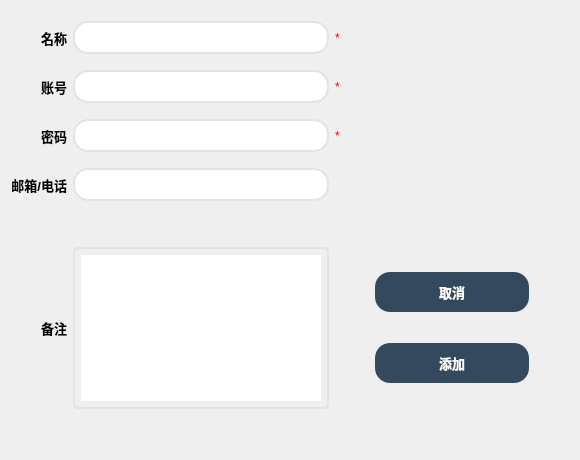
<?xml version="1.0" encoding="UTF-8"?>
<ui version="4.0">
 <class>Dialog</class>
 <widget class="QDialog" name="Dialog">
  <property name="windowModality">
   <enum>Qt::ApplicationModal</enum>
  </property>
  <property name="geometry">
   <rect>
    <x>0</x>
    <y>0</y>
    <width>580</width>
    <height>460</height>
   </rect>
  </property>
  <property name="sizePolicy">
   <sizepolicy hsizetype="Preferred" vsizetype="Preferred">
    <horstretch>0</horstretch>
    <verstretch>0</verstretch>
   </sizepolicy>
  </property>
  <property name="minimumSize">
   <size>
    <width>580</width>
    <height>460</height>
   </size>
  </property>
  <property name="maximumSize">
   <size>
    <width>580</width>
    <height>460</height>
   </size>
  </property>
  <property name="font">
   <font>
    <family>Microsoft JhengHei UI</family>
   </font>
  </property>
  <property name="windowTitle">
   <string>添加密码</string>
  </property>
  <property name="windowIcon">
   <iconset resource="src/icons.qrc">
    <normaloff>:/mainui/icon/MainIcon.ico</normaloff>:/mainui/icon/MainIcon.ico</iconset>
  </property>
  <layout class="QGridLayout" name="gridLayout">
   <item row="6" column="1">
    <spacer name="verticalSpacer_5">
     <property name="orientation">
      <enum>Qt::Vertical</enum>
     </property>
     <property name="sizeHint" stdset="0">
      <size>
       <width>20</width>
       <height>40</height>
      </size>
     </property>
    </spacer>
   </item>
   <item row="9" column="0">
    <widget class="QLabel" name="label">
     <property name="font">
      <font>
       <family>Microsoft YaHei UI</family>
       <pointsize>10</pointsize>
       <weight>75</weight>
       <bold>true</bold>
      </font>
     </property>
     <property name="text">
      <string>备注</string>
     </property>
     <property name="alignment">
      <set>Qt::AlignRight|Qt::AlignTrailing|Qt::AlignVCenter</set>
     </property>
    </widget>
   </item>
   <item row="1" column="1">
    <widget class="QLineEdit" name="le_name">
     <property name="font">
      <font>
       <family>Consolas</family>
       <pointsize>10</pointsize>
      </font>
     </property>
     <property name="styleSheet">
      <string notr="true">QLineEdit
{
	border-style:none;
	padding:6px;
	border-radius:15px;
	border:2px solid #DCE4EC;
}
QLineEdit:focus
{
	border:2px solid #34495E;
}</string>
     </property>
     <property name="maxLength">
      <number>256</number>
     </property>
     <property name="alignment">
      <set>Qt::AlignCenter</set>
     </property>
     <property name="clearButtonEnabled">
      <bool>true</bool>
     </property>
    </widget>
   </item>
   <item row="8" column="1">
    <spacer name="verticalSpacer">
     <property name="orientation">
      <enum>Qt::Vertical</enum>
     </property>
     <property name="sizeType">
      <enum>QSizePolicy::Fixed</enum>
     </property>
     <property name="sizeHint" stdset="0">
      <size>
       <width>80</width>
       <height>40</height>
      </size>
     </property>
    </spacer>
   </item>
   <item row="0" column="1">
    <spacer name="verticalSpacer_6">
     <property name="orientation">
      <enum>Qt::Vertical</enum>
     </property>
     <property name="sizeHint" stdset="0">
      <size>
       <width>20</width>
       <height>40</height>
      </size>
     </property>
    </spacer>
   </item>
   <item row="3" column="1">
    <widget class="QLineEdit" name="le_account">
     <property name="font">
      <font>
       <family>Consolas</family>
       <pointsize>10</pointsize>
      </font>
     </property>
     <property name="styleSheet">
      <string notr="true">QLineEdit
{
	border-style:none;
	padding:6px;
	border-radius:15px;
	border:2px solid #DCE4EC;
}
QLineEdit:focus
{
	border:2px solid #34495E;
}</string>
     </property>
     <property name="maxLength">
      <number>256</number>
     </property>
     <property name="alignment">
      <set>Qt::AlignCenter</set>
     </property>
     <property name="clearButtonEnabled">
      <bool>true</bool>
     </property>
    </widget>
   </item>
   <item row="7" column="0">
    <widget class="QLabel" name="label_2">
     <property name="font">
      <font>
       <family>Microsoft YaHei UI</family>
       <pointsize>10</pointsize>
       <weight>75</weight>
       <bold>true</bold>
      </font>
     </property>
     <property name="text">
      <string>邮箱/电话</string>
     </property>
     <property name="alignment">
      <set>Qt::AlignRight|Qt::AlignTrailing|Qt::AlignVCenter</set>
     </property>
    </widget>
   </item>
   <item row="1" column="2">
    <widget class="QLabel" name="lb_name_warning">
     <property name="font">
      <font>
       <family>Microsoft YaHei UI</family>
      </font>
     </property>
     <property name="styleSheet">
      <string notr="true">QLabel
{
	color:rgb(255, 0, 0);
}</string>
     </property>
     <property name="text">
      <string>*</string>
     </property>
     <property name="textFormat">
      <enum>Qt::PlainText</enum>
     </property>
    </widget>
   </item>
   <item row="5" column="1">
    <widget class="QLineEdit" name="le_password">
     <property name="font">
      <font>
       <family>Consolas</family>
       <pointsize>10</pointsize>
      </font>
     </property>
     <property name="styleSheet">
      <string notr="true">QLineEdit
{
	border-style:none;
	padding:6px;
	border-radius:15px;
	border:2px solid #DCE4EC;
}
QLineEdit:focus
{
	border:2px solid #34495E;
}</string>
     </property>
     <property name="inputMethodHints">
      <set>Qt::ImhEmailCharactersOnly|Qt::ImhLatinOnly|Qt::ImhUrlCharactersOnly</set>
     </property>
     <property name="maxLength">
      <number>256</number>
     </property>
     <property name="alignment">
      <set>Qt::AlignCenter</set>
     </property>
     <property name="clearButtonEnabled">
      <bool>true</bool>
     </property>
    </widget>
   </item>
   <item row="5" column="0">
    <widget class="QLabel" name="label_3">
     <property name="font">
      <font>
       <family>Microsoft YaHei UI</family>
       <pointsize>10</pointsize>
       <weight>75</weight>
       <bold>true</bold>
      </font>
     </property>
     <property name="text">
      <string>密码</string>
     </property>
     <property name="alignment">
      <set>Qt::AlignRight|Qt::AlignTrailing|Qt::AlignVCenter</set>
     </property>
    </widget>
   </item>
   <item row="10" column="1">
    <spacer name="verticalSpacer_2">
     <property name="orientation">
      <enum>Qt::Vertical</enum>
     </property>
     <property name="sizeType">
      <enum>QSizePolicy::Fixed</enum>
     </property>
     <property name="sizeHint" stdset="0">
      <size>
       <width>50</width>
       <height>40</height>
      </size>
     </property>
    </spacer>
   </item>
   <item row="9" column="2">
    <layout class="QGridLayout" name="gridLayout_2">
     <item row="1" column="1">
      <widget class="QPushButton" name="pbt_add">
       <property name="font">
        <font>
         <family>Microsoft YaHei UI</family>
         <pointsize>10</pointsize>
         <weight>75</weight>
         <bold>true</bold>
        </font>
       </property>
       <property name="styleSheet">
        <string notr="true">QPushButton {
    border-style:none;
    padding:10px;
    border-radius:15px;
    color:#FFFFFF;
    background:#34495E;
}
QPushButton:hover {
    color:#4E6D8C;
    background:#e5e5e5;
    border:2px solid #34495E;
}
QPushButton:pressed {
    color:#000000;
    background:#B8C6D1;
}
QPushButton:disabled{
	background:rgb(134, 134, 134);
	border-color:rgb(134, 134, 134);
}</string>
       </property>
       <property name="text">
        <string>添加</string>
       </property>
       <property name="shortcut">
        <string>Enter</string>
       </property>
       <property name="flat">
        <bool>true</bool>
       </property>
      </widget>
     </item>
     <item row="0" column="1">
      <widget class="QPushButton" name="pbt_cancel">
       <property name="font">
        <font>
         <family>Microsoft YaHei UI</family>
         <pointsize>10</pointsize>
         <weight>75</weight>
         <bold>true</bold>
        </font>
       </property>
       <property name="styleSheet">
        <string notr="true">QPushButton {
    border-style:none;
    padding:10px;
    border-radius:15px;
    color:#FFFFFF;
    background:#34495E;
}
QPushButton:hover {
    color:#4E6D8C;
    background:#e5e5e5;
	border:2px solid #34495E;
}
QPushButton:pressed {
    color:#000000;
    background:#B8C6D1;
}
</string>
       </property>
       <property name="text">
        <string>取消</string>
       </property>
       <property name="flat">
        <bool>true</bool>
       </property>
      </widget>
     </item>
     <item row="0" column="0">
      <spacer name="horizontalSpacer_2">
       <property name="orientation">
        <enum>Qt::Horizontal</enum>
       </property>
       <property name="sizeType">
        <enum>QSizePolicy::Fixed</enum>
       </property>
       <property name="sizeHint" stdset="0">
        <size>
         <width>40</width>
         <height>20</height>
        </size>
       </property>
      </spacer>
     </item>
     <item row="0" column="2">
      <spacer name="horizontalSpacer_3">
       <property name="orientation">
        <enum>Qt::Horizontal</enum>
       </property>
       <property name="sizeType">
        <enum>QSizePolicy::Fixed</enum>
       </property>
       <property name="sizeHint" stdset="0">
        <size>
         <width>40</width>
         <height>20</height>
        </size>
       </property>
      </spacer>
     </item>
     <item row="1" column="0">
      <spacer name="horizontalSpacer_4">
       <property name="orientation">
        <enum>Qt::Horizontal</enum>
       </property>
       <property name="sizeType">
        <enum>QSizePolicy::Fixed</enum>
       </property>
       <property name="sizeHint" stdset="0">
        <size>
         <width>40</width>
         <height>20</height>
        </size>
       </property>
      </spacer>
     </item>
     <item row="1" column="2">
      <spacer name="horizontalSpacer_5">
       <property name="orientation">
        <enum>Qt::Horizontal</enum>
       </property>
       <property name="sizeType">
        <enum>QSizePolicy::Fixed</enum>
       </property>
       <property name="sizeHint" stdset="0">
        <size>
         <width>40</width>
         <height>20</height>
        </size>
       </property>
      </spacer>
     </item>
    </layout>
   </item>
   <item row="3" column="0">
    <widget class="QLabel" name="label_4">
     <property name="font">
      <font>
       <family>Microsoft YaHei UI</family>
       <pointsize>10</pointsize>
       <weight>75</weight>
       <bold>true</bold>
      </font>
     </property>
     <property name="text">
      <string>账号</string>
     </property>
     <property name="alignment">
      <set>Qt::AlignRight|Qt::AlignTrailing|Qt::AlignVCenter</set>
     </property>
    </widget>
   </item>
   <item row="4" column="1">
    <spacer name="verticalSpacer_4">
     <property name="orientation">
      <enum>Qt::Vertical</enum>
     </property>
     <property name="sizeHint" stdset="0">
      <size>
       <width>20</width>
       <height>40</height>
      </size>
     </property>
    </spacer>
   </item>
   <item row="9" column="1">
    <widget class="QTextEdit" name="te_note">
     <property name="font">
      <font>
       <family>Consolas</family>
       <pointsize>9</pointsize>
      </font>
     </property>
     <property name="styleSheet">
      <string notr="true">QTextEdit
{
	border-style:none;
	padding:6px;
	border-radius:5px;
	border:2px solid #DCE4EC;
}
QTextEdit:focus
{
	border:2px solid #34495E;
}</string>
     </property>
    </widget>
   </item>
   <item row="3" column="2">
    <widget class="QLabel" name="lb_account_warning">
     <property name="font">
      <font>
       <family>Microsoft YaHei UI</family>
      </font>
     </property>
     <property name="styleSheet">
      <string notr="true">QLabel
{
	color:rgb(255, 0, 0);
}</string>
     </property>
     <property name="text">
      <string>*</string>
     </property>
    </widget>
   </item>
   <item row="1" column="0">
    <widget class="QLabel" name="label_5">
     <property name="font">
      <font>
       <family>Microsoft YaHei UI</family>
       <pointsize>10</pointsize>
       <weight>75</weight>
       <bold>true</bold>
      </font>
     </property>
     <property name="text">
      <string>名称</string>
     </property>
     <property name="alignment">
      <set>Qt::AlignRight|Qt::AlignTrailing|Qt::AlignVCenter</set>
     </property>
    </widget>
   </item>
   <item row="8" column="2">
    <spacer name="horizontalSpacer">
     <property name="orientation">
      <enum>Qt::Horizontal</enum>
     </property>
     <property name="sizeHint" stdset="0">
      <size>
       <width>40</width>
       <height>20</height>
      </size>
     </property>
    </spacer>
   </item>
   <item row="7" column="1">
    <widget class="QLineEdit" name="le_email_or_phone">
     <property name="font">
      <font>
       <family>Consolas</family>
       <pointsize>10</pointsize>
      </font>
     </property>
     <property name="styleSheet">
      <string notr="true">QLineEdit
{
	border-style:none;
	padding:6px;
	border-radius:15px;
	border:2px solid #DCE4EC;
}
QLineEdit:focus
{
	border:2px solid #34495E;
}</string>
     </property>
     <property name="maxLength">
      <number>256</number>
     </property>
     <property name="alignment">
      <set>Qt::AlignCenter</set>
     </property>
     <property name="clearButtonEnabled">
      <bool>true</bool>
     </property>
    </widget>
   </item>
   <item row="2" column="1">
    <spacer name="verticalSpacer_3">
     <property name="orientation">
      <enum>Qt::Vertical</enum>
     </property>
     <property name="sizeHint" stdset="0">
      <size>
       <width>20</width>
       <height>40</height>
      </size>
     </property>
    </spacer>
   </item>
   <item row="5" column="2">
    <layout class="QHBoxLayout" name="horizontalLayout">
     <property name="rightMargin">
      <number>160</number>
     </property>
     <item>
      <widget class="QLabel" name="label_6">
       <property name="styleSheet">
        <string notr="true">QLabel
{
	color:rgb(255, 0, 0);
}</string>
       </property>
       <property name="text">
        <string>*</string>
       </property>
      </widget>
     </item>
     <item>
      <widget class="QPushButton" name="pbt_gen">
       <property name="toolTip">
        <string>生成密码</string>
       </property>
       <property name="styleSheet">
        <string notr="true">QPushButton {
	background-color:transparent;
	image: url(:/mainui/icon/gen2.png);
}
QPushButton:hover {
	image: url(:/mainui/icon/gen1.png);
}</string>
       </property>
       <property name="text">
        <string/>
       </property>
       <property name="flat">
        <bool>true</bool>
       </property>
      </widget>
     </item>
    </layout>
   </item>
  </layout>
 </widget>
 <tabstops>
  <tabstop>le_name</tabstop>
  <tabstop>le_account</tabstop>
  <tabstop>le_password</tabstop>
  <tabstop>le_email_or_phone</tabstop>
  <tabstop>te_note</tabstop>
  <tabstop>pbt_cancel</tabstop>
  <tabstop>pbt_add</tabstop>
 </tabstops>
 <resources>
  <include location="src/icons.qrc"/>
 </resources>
 <connections/>
</ui>
